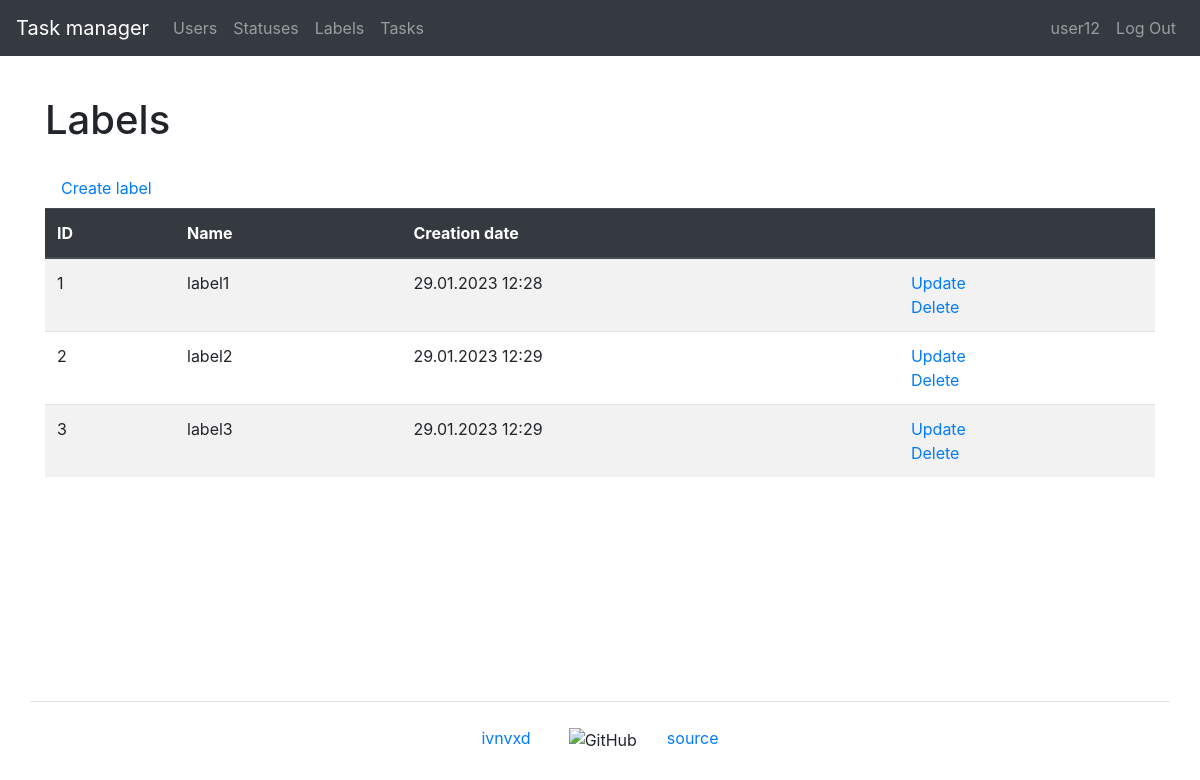
Screenshot of /labels/ (signed in) with the database file from the repository.
### task_manager/users/models.py (models this page shows, shortened)
class User(AbstractUser):
    first_name = models.CharField(max_length=150)
    last_name = models.CharField(max_length=150)

### task_manager/labels/models.py (models this page shows, shortened)
class Label(models.Model):
    name = models.CharField(
        max_length=150,
        unique=True,
        blank=False,
        verbose_name=_('Name'),
    )
    date_created = models.DateTimeField(
        auto_now_add=True,
        verbose_name=_('Creation date')
    )
    class Meta:
        verbose_name = _('Label')
        verbose_name_plural = _('Labels')

### task_manager/labels/views.py (the view)
# urls.py: path('', LabelsListView.as_view(), name='labels'),
class LabelsListView(AuthRequiredMixin, ListView):
    template_name = 'labels/labels.html'
    model = Label
    context_object_name = 'labels'
    extra_context = {
        'title': _('Labels')
    }

### task_manager/mixins.py (called while the page is built)
    def dispatch(self, request, *args, **kwargs):
        if not request.user.is_authenticated:
            messages.error(request, self.auth_message)
            return redirect(reverse_lazy('login'))
        return super().dispatch(request, *args, **kwargs)

### task_manager/templates/labels/labels.html (shortened to what this page needs)
{% extends "base.html" %}
{% load bootstrap4 %}
{% load i18n %}
{% block content %}
    <h1 class="my-4">{{ title }}</h1>
    <a class="nav-link" href="{% url 'label_create' %}">{% trans 'Create label' %}</a>
    <table class="table table-striped">
        <thead class="thead-dark">
            <tr>
                <th>ID</th>
                <th>{% trans 'Name' %}</th>
                <th>{% trans 'Creation date' %}</th>
                <th></th>
            </tr>
        </thead>
        <tbody>
            {% if labels %}
                {% for label in labels %}
                    <tr>
                        <td>{{ label.id }}</td>
                        <td>{{ label.name }}</td>
                        <td>{{ label.date_created|date:"d.m.Y H:i" }}</td>
                        <td>
                          <a href="{% url 'label_update' label.id %}">{% trans 'Update' %}</a>
                          <br>
                          <a href="{% url 'label_delete' label.id %}">{% trans 'Delete' %}</a>
                        </td>
                    </tr>
                {% endfor %}
            {% endif %}
        </tbody>
    </table>
{% endblock content %}

### task_manager/templates/navbar.html (shortened to what this page needs)
{% load i18n %}
<nav class="navbar navbar-expand-md navbar-dark bg-dark mb-3">
    <a class="navbar-brand" href="{% url 'home' %}">{% trans "Task manager" %}</a>
    <div class="collapse navbar-collapse" id="navbarToggleExternalContent">
        <ul class="navbar-nav mr-auto">
            <li class="nav-item">
                <a class="nav-link" href="{% url 'users' %}">{% trans "Users" %}</a>
            </li>
            {% if user.is_authenticated %}
                <li class="nav-item">
                    <a class="nav-link" href="{% url 'statuses' %}">{% trans "Statuses" %}</a>
                </li>
                <li class="nav-item">
                    <a class="nav-link" href="{% url 'labels' %}">{% trans "Labels" %}</a>
                </li>
                <li class="nav-item">
                    <a class="nav-link" href="{% url 'tasks' %}">{% trans "Tasks" %}</a>
                </li>
            {% endif %}
        </ul>
        <ul class="navbar-nav">
            {% if user.is_authenticated %}
                <li class="nav-item">
                    <a class="nav-link" href="{% url 'user_update' user.id %}">{{ user.username }}</a>
                </li>
                <li class="nav-item">
                    <a class="nav-link" href="{% url 'logout' %}">{% trans "Log Out" %}</a>
                </li>
            {% endif %}
        </ul>
    </div>
</nav>

### rows the page displays
User: username "user12"
Label: id "1", name "label1", date_created "29.01.2023 12:28"
Label: id "2", name "label2", date_created "29.01.2023 12:29"
Label: id "3", name "label3", date_created "29.01.2023 12:29"

### other values shown
{{ title }} "Labels"
